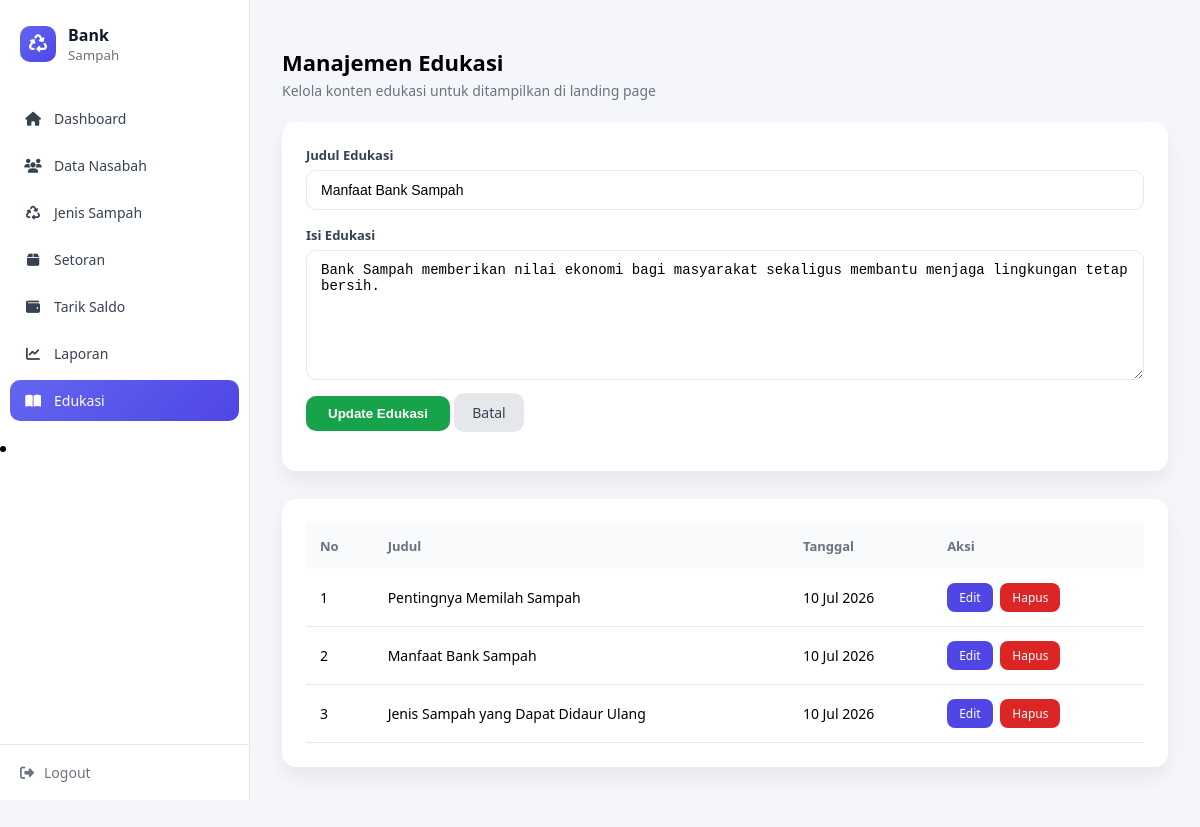
/admin/edukasi.php?edit=2 (signed in), run on the app's committed database.
### tables this page shows
CREATE TABLE edukasi (
    id INT AUTO_INCREMENT PRIMARY KEY,
    judul VARCHAR(255) NOT NULL,
    isi TEXT NOT NULL,
    created_at TIMESTAMP DEFAULT CURRENT_TIMESTAMP
);

### admin/edukasi.php (the view, shortened to what this page needs)
<?php
include '../includes/config.php';
include '../includes/sidebar_admin.php';
$edit = null;
if (isset($_GET['edit'])) {
    $id = $_GET['edit'];
    $edit = mysqli_fetch_assoc(mysqli_query($conn, "SELECT * FROM edukasi WHERE id='$id'"));
}
$data = mysqli_query($conn, "SELECT * FROM edukasi ORDER BY created_at DESC");
?>
<!DOCTYPE html>
<html lang="id">
<head>
</head>
<body>
<div class="content">
<h1>Manajemen Edukasi</h1>
<div class="subtitle">Kelola konten edukasi untuk ditampilkan di landing page</div>
<div class="card">
<form method="post">
<label>Judul Edukasi</label>
<input type="text" name="judul" required value="<?= $edit['judul'] ?? '' ?>">
<label>Isi Edukasi</label>
<textarea name="isi" required><?= $edit['isi'] ?? '' ?></textarea>
<?php if ($edit): ?>
  <button name="update">Update Edukasi</button>
  <a href="edukasi.php" class="btn-cancel">Batal</a>
<?php else: ?>
  <button name="tambah">Tambah Edukasi</button>
<?php endif ?>
</form>
</div>
<div class="card">
<table>
<tr>
  <th>No</th>
  <th>Judul</th>
  <th>Tanggal</th>
  <th>Aksi</th>
</tr>
<?php $no=1; while($r=mysqli_fetch_assoc($data)): ?>
<tr>
  <td><?= $no++ ?></td>
  <td><?= htmlspecialchars($r['judul']) ?></td>
  <td><?= date('d M Y', strtotime($r['created_at'])) ?></td>
  <td class="action">
    <a href="?edit=<?= $r['id'] ?>" class="btn-edit">Edit</a>
    <a href="?hapus=<?= $r['id'] ?>" class="btn-hapus"
       onclick="return confirm('Yakin ingin menghapus edukasi ini?')">
       Hapus
    </a>
  </td>
</tr>
<?php endwhile ?>
</table>
</div>
</div>
</body>
</html>

### includes/sidebar_admin.php (style rules this page uses)
* { box-sizing:border-box }
body { margin:0;font-family:Segoe UI,Arial,sans-serif }

### admin/edukasi.php (style rules this page uses)
:root { --primary:#4f46e5; --success:#16a34a; --danger:#dc2626; --gray:#6b7280; --bg:#f4f6f9; }
* { box-sizing:border-box }
body { margin:0; font-family:Segoe UI,Arial,sans-serif; background:var(--bg); }
.content { margin-left:250px; padding:32px; }
h1 { font-size:22px; font-weight:700; margin-bottom:4px; }
.subtitle { color:#6b7280; font-size:14px; margin-bottom:22px; }
.card { background:#fff; padding:24px; border-radius:14px; box-shadow:0 10px 20px rgba(0,0,0,.06); margin-bottom:28px; }
label { font-size:13px; font-weight:600; color:#374151; }
input, textarea { width:100%; padding:11px 14px; margin:6px 0 16px; border:1px solid #e5e7eb; border-radius:10px; font-size:14px; }
textarea { height:130px; resize:vertical; }
button { background:var(--success); color:#fff; border:none; padding:10px 22px; border-radius:10px; font-weight:600; cursor:pointer; }
.btn-edit { background:var(--primary) }
.btn-hapus { background:var(--danger) }
.btn-cancel { background:#e5e7eb; color:#374151; padding:10px 18px; border-radius:10px; text-decoration:none; font-size:14px; }
table { width:100%; border-collapse:collapse; }
th { background:#f9fafb; text-align:left; padding:14px; font-size:13px; color:#6b7280; }
td { padding:14px; border-bottom:1px solid #e5e7eb; font-size:14px; }
.action a { display:inline-block; padding:6px 12px; border-radius:8px; color:#fff; font-size:12px; text-decoration:none; margin-right:4px; }

### data on the page
edukasi: judul "Manfaat Bank Sampah", isi "Bank Sampah memberikan nilai ekonomi bagi masyarakat sekaligus membantu menjaga lingkungan tetap bersih.", created_at "10 Jul 2026"
edukasi: judul "Pentingnya Memilah Sampah", created_at "10 Jul 2026"
edukasi: judul "Jenis Sampah yang Dapat Didaur Ulang", created_at "10 Jul 2026"
